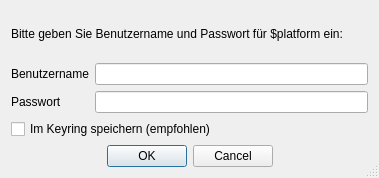
<?xml version="1.0" encoding="UTF-8"?>
<ui version="4.0">
 <class>CredentialsWindow</class>
 <widget class="QDialog" name="CredentialsWindow">
  <property name="geometry">
   <rect>
    <x>0</x>
    <y>0</y>
    <width>379</width>
    <height>178</height>
   </rect>
  </property>
  <property name="windowTitle">
   <string>Bitte Benutzername und Passwort eingeben!</string>
  </property>
  <property name="sizeGripEnabled">
   <bool>true</bool>
  </property>
  <layout class="QVBoxLayout" name="verticalLayout">
   <item>
    <layout class="QVBoxLayout" name="verticalLayout_3">
     <item>
      <widget class="QLabel" name="label_platform">
       <property name="text">
        <string>Bitte geben Sie Benutzername und Passwort für $platform ein:</string>
       </property>
       <property name="wordWrap">
        <bool>true</bool>
       </property>
      </widget>
     </item>
     <item>
      <layout class="QFormLayout" name="formLayout">
       <item row="0" column="1">
        <widget class="QLineEdit" name="lineEdit_username">
         <property name="text">
          <string/>
         </property>
        </widget>
       </item>
       <item row="0" column="0">
        <widget class="QLabel" name="label_username">
         <property name="text">
          <string>Benutzername</string>
         </property>
        </widget>
       </item>
       <item row="1" column="0">
        <widget class="QLabel" name="label_password">
         <property name="text">
          <string>Passwort</string>
         </property>
        </widget>
       </item>
       <item row="1" column="1">
        <widget class="QLineEdit" name="lineEdit_password">
         <property name="text">
          <string/>
         </property>
         <property name="echoMode">
          <enum>QLineEdit::Password</enum>
         </property>
        </widget>
       </item>
      </layout>
     </item>
     <item>
      <widget class="QCheckBox" name="checkBox_save_in_keyring">
       <property name="text">
        <string>Im Keyring speichern (empfohlen)</string>
       </property>
      </widget>
     </item>
     <item>
      <widget class="QDialogButtonBox" name="buttonBox">
       <property name="standardButtons">
        <set>QDialogButtonBox::Cancel|QDialogButtonBox::Ok</set>
       </property>
       <property name="centerButtons">
        <bool>true</bool>
       </property>
      </widget>
     </item>
    </layout>
   </item>
  </layout>
 </widget>
 <resources/>
 <connections/>
</ui>
